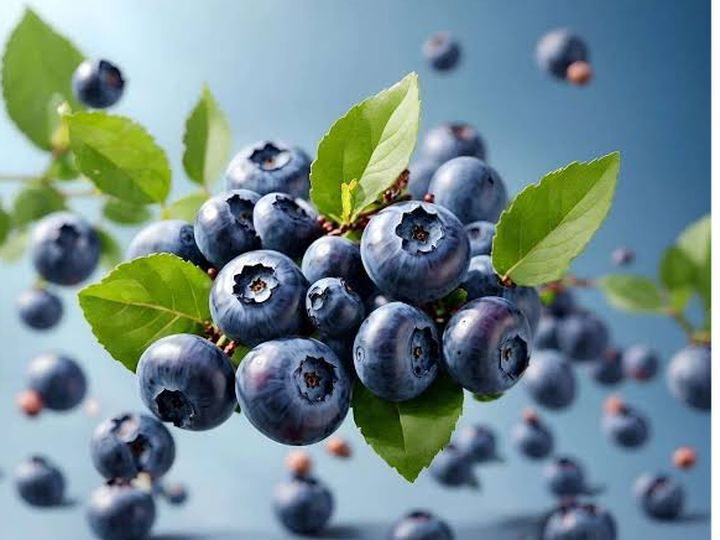
#> input picture source code/percobaan/blueberrys.jpeg, 720 x 540 px
$ python percobaan30.py
#> lines starting #> are read from the running program, lines starting #| are printed output that depends on the picture; after the words box and inside, x2 and y2 are one past the last pixel; in counts of white or black regions, pixels touching at a corner belong together
#Example 7.30 Image segmentation by using SNOW filter from Porespy
#https://www.researchgate.net/post/Watershed-segmentationimplementation-using-scikit-image
#pip install porespy
import porespy as ps
import os
import matplotlib.pyplot as plt
import cv2
import numpy as np
# Import image
file="blueberrys.jpeg"
gray= cv2.imread(file,0)
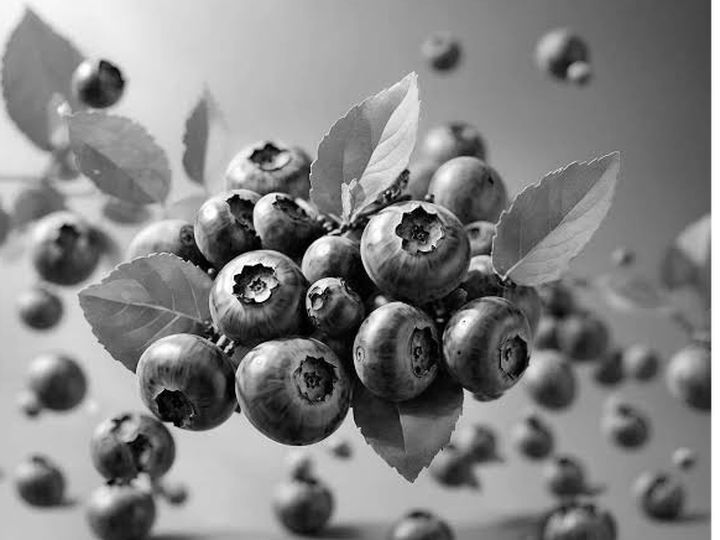
#> gray: shape (540, 720); min 0, max 255, mean 131.9
plt.imshow(gray)
plt.show()
# ret, thresh = cv2.threshold(gray, 164, 255, cv2.THRESH_BINARY)
thresh = cv2.adaptiveThreshold(gray, 255, cv2.ADAPTIVE_THRESH_MEAN_C, cv2.THRESH_BINARY, 11, 2)
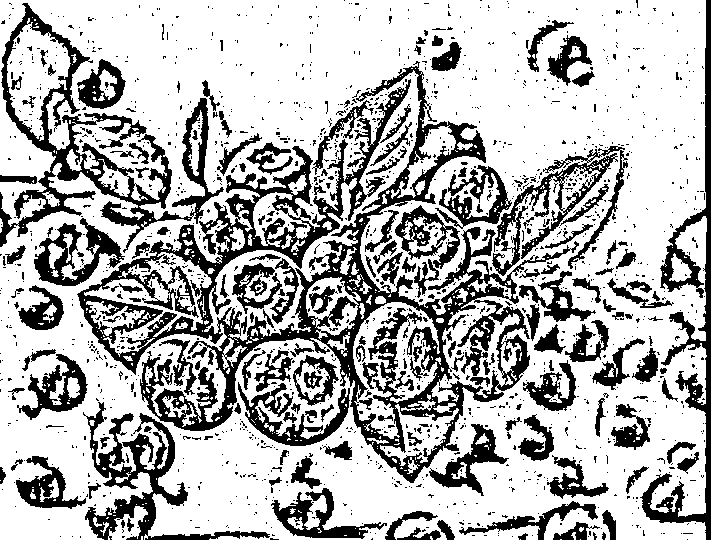
#> thresh: shape (540, 720); 71% white; 1560 black regions (1381 under 20 px), largest, box (x1, y1, x2, y2) and area: (77, 61, 579, 483) 36846, (0, 3, 224, 253) 10141, (640, 0, 711, 540) 6472
# cv2.imshow('Thresh', thresh)

plt.imshow(thresh)
plt.show()
# Perform SNOW on Binarized image
#> (the run stopped early here; a loop or call above may not have finished)

$ run again, with source code/percobaan/fruits.jpeg copied over source code/percobaan/blueberrys.jpeg
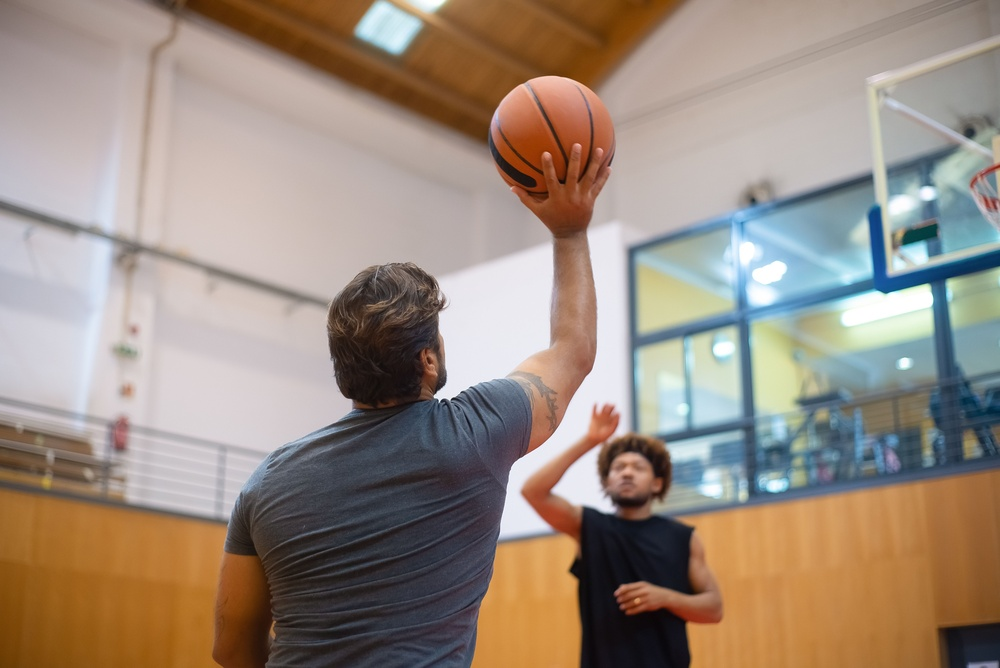
#> input picture source code/percobaan/fruits.jpeg, 1000 x 668 px, shrunk from 6016 x 4016 before the run
#> `gray= cv2.imread(file,0)`:
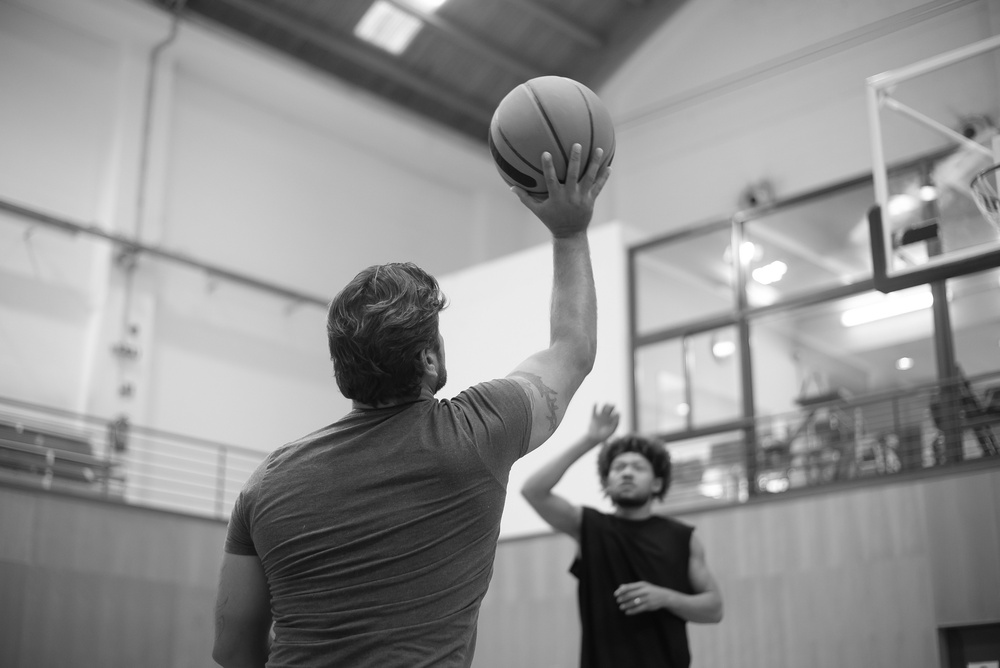
#> gray: shape (668, 1000); min 6, max 255, mean 143
#> `thresh = cv2.adaptiveThreshold(gray, 255, cv2.ADAPTIVE_THRESH_MEAN_C, ..`:
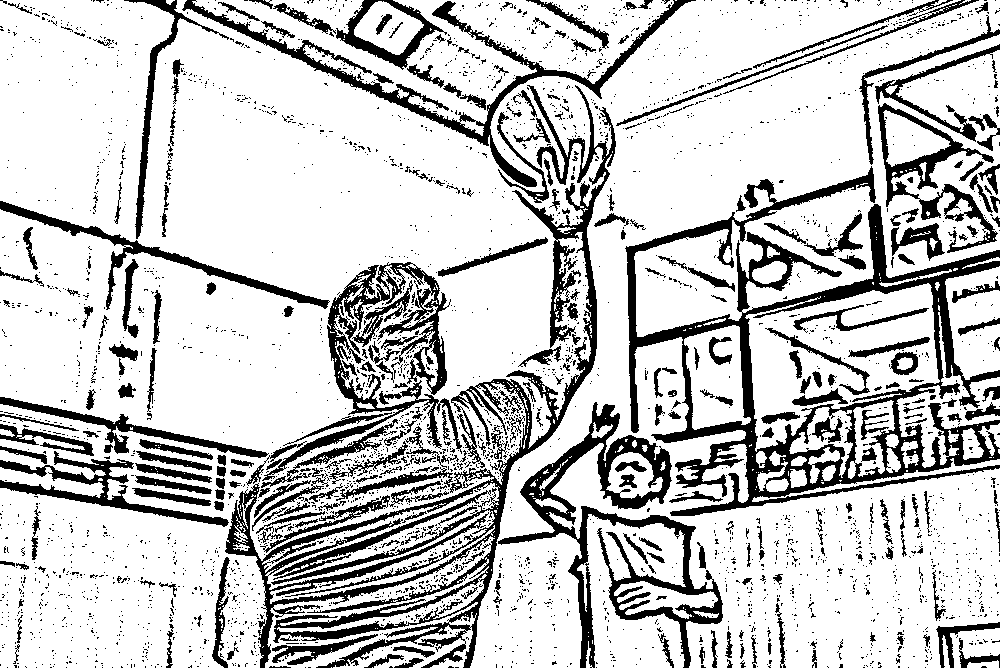
#> thresh: shape (668, 1000); 78.4% white; 3264 black regions (2949 under 20 px), largest, box (x1, y1, x2, y2) and area: (625, 166, 1000, 516) 25977, (225, 85, 616, 668) 23405, (498, 402, 723, 668) 11237
